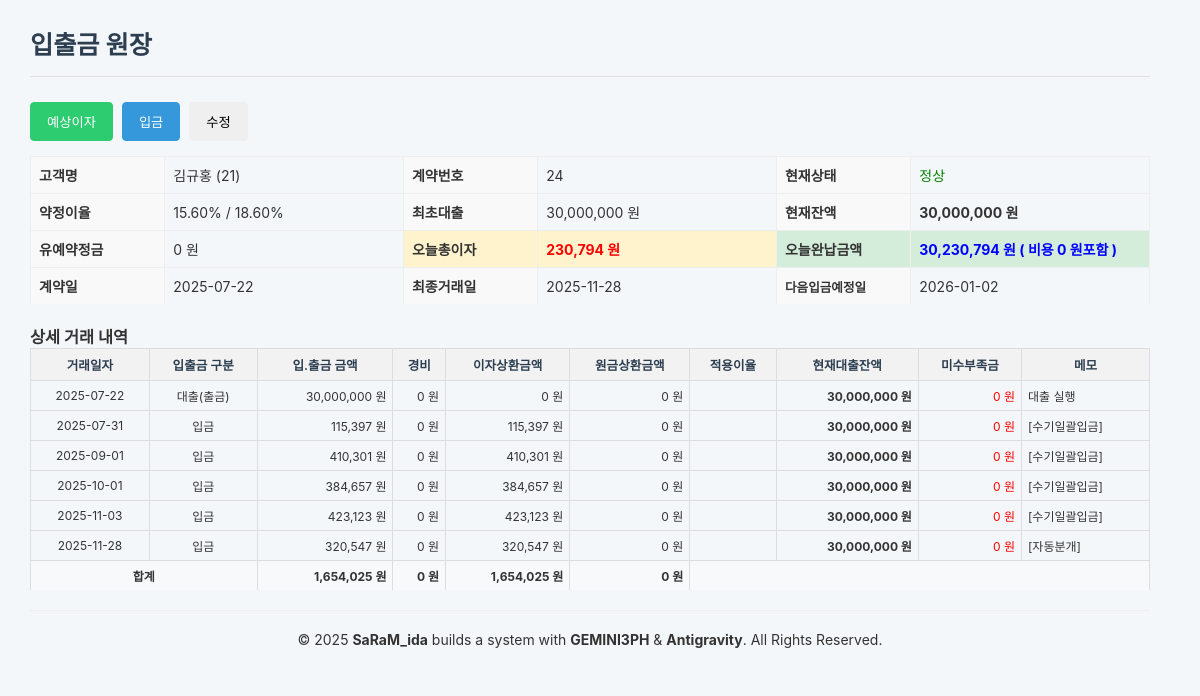
The page /pages/transaction_ledger.php?contract_id=24&mod=single (signed in) on the database its author committed.
### tables this page shows
CREATE TABLE `customers` (
  `id` int(11) NOT NULL AUTO_INCREMENT,
  `name` varchar(100) NOT NULL,
  `resident_id_partial` varchar(8) DEFAULT NULL,
  `phone` varchar(20) NOT NULL,
  `address` varchar(255) DEFAULT NULL,
  `address_registered` varchar(255) DEFAULT NULL,
  `address_actual` varchar(255) DEFAULT NULL,
  `memo` text DEFAULT NULL,
  `created_at` datetime DEFAULT current_timestamp(),
  `application_source` varchar(255) DEFAULT NULL COMMENT '신청거래처',
  `requested_loan_amount` decimal(15,2) DEFAULT NULL COMMENT '대출신청금액',
  `loan_application_date` date DEFAULT NULL COMMENT '대출신청일',
  `manager` varchar(100) DEFAULT NULL COMMENT '담당자',
  `bank_name` varchar(50) DEFAULT NULL,
  `account_number` varchar(100) DEFAULT NULL,
  PRIMARY KEY (`id`),
  FULLTEXT KEY `ft_name_phone` (`name`,`phone`)
);

CREATE TABLE `contracts` (
  `id` int(11) NOT NULL AUTO_INCREMENT,
  `customer_id` int(11) NOT NULL,
  `loan_amount` decimal(15,2) NOT NULL,
  `current_outstanding_principal` decimal(15,2) NOT NULL DEFAULT 0.00 COMMENT '현재 대출 잔액',
  `interest_rate` decimal(5,2) NOT NULL,
  `overdue_interest_rate` decimal(5,2) NOT NULL DEFAULT 0.00,
  `prepayment_rate` decimal(5,2) NOT NULL DEFAULT 0.00,
  `cumulative_overdue_days` int(11) NOT NULL DEFAULT 0,
  `loan_date` date NOT NULL,
  `maturity_date` date NOT NULL,
  `status` varchar(50) NOT NULL DEFAULT 'active',
  `product_name` varchar(100) DEFAULT NULL,
  `collateral_type` varchar(100) DEFAULT NULL,
  `collateral_address` varchar(255) DEFAULT NULL,
  `brokerage_channel` varchar(100) DEFAULT NULL,
  `broker_name` varchar(100) DEFAULT NULL,
  `payment_due_day` int(2) DEFAULT NULL,
  `created_at` datetime DEFAULT current_timestamp(),
  `bank_name` varchar(255) DEFAULT NULL,
  `account_number` varchar(255) DEFAULT NULL,
  `account_holder` varchar(255) DEFAULT NULL,
  `agreement_date` int(11) DEFAULT NULL COMMENT '약정일 (매월 납입일)',
  `repayment_method` varchar(50) DEFAULT NULL COMMENT '상환방법',
  `monthly_installment` decimal(15,2) DEFAULT NULL COMMENT '월상환약정금액',
  `contract_period_years` int(11) DEFAULT 3 COMMENT '계약기간(년)',
  `manager` varchar(100) DEFAULT NULL COMMENT '관리담당자',
  `shortfall_amount` decimal(15,2) DEFAULT 0.00,
  `next_due_date` date DEFAULT NULL,
  `last_interest_calc_date` date DEFAULT NULL,
  `rate_change_date` date DEFAULT NULL COMMENT '이율 변경 기준일',
  `new_interest_rate` decimal(5,2) DEFAULT NULL COMMENT '변경-정상 이율',
  `new_overdue_rate` decimal(5,2) DEFAULT NULL COMMENT '변경-연체 이율',
  `deferred_agreement_amount` decimal(15,2) DEFAULT 0.00 COMMENT '유예약정금',
  PRIMARY KEY (`id`),
  KEY `customer_id` (`customer_id`)
);

CREATE TABLE `collections` (
  `id` int(11) NOT NULL AUTO_INCREMENT,
  `transaction_id` varchar(255) DEFAULT NULL,
  `contract_id` int(11) NOT NULL,
  `collection_date` date NOT NULL,
  `amount` decimal(15,2) NOT NULL,
  `collection_type` varchar(50) NOT NULL,
  `interest_start_date` date DEFAULT NULL,
  `interest_end_date` date DEFAULT NULL,
  `memo` text DEFAULT NULL,
  `generated_interest` decimal(15,2) DEFAULT NULL COMMENT '발생이자',
  `created_at` datetime DEFAULT current_timestamp(),
  `deleted_at` datetime DEFAULT NULL COMMENT '삭제 시간',
  `deleted_by` varchar(50) DEFAULT NULL COMMENT '삭제한 사용자',
  PRIMARY KEY (`id`),
  KEY `contract_id` (`contract_id`)
);

### process/customer_process.php (called while the page is built, shortened)
<?php
require_once __DIR__ . '/../common.php';
function getCustomerById($link, $id) {
    $id = (int)$id;
    $sql = "SELECT * FROM customers WHERE id = ? LIMIT 1";
    if ($stmt = mysqli_prepare($link, $sql)) {
        mysqli_stmt_bind_param($stmt, "i", $id);
        if (mysqli_stmt_execute($stmt)) {
            $result = mysqli_stmt_get_result($stmt);
            return mysqli_fetch_assoc($result);
        }
    }
    return null;
}
?>

### pages/transaction_ledger.php (the view, shortened to what this page needs)
<?php
include_once('header.php');
include_once('../common.php');
include_once('../process/customer_process.php');
$contract_id = (int)$_GET['contract_id'];
$contract = getContractById($link, $contract_id);
$customer = getCustomerById($link, $contract['customer_id']);
$collections = getCollections($link, '', '', '', $contract_id);
$ledger_entries = [];
$ledger_entries[] = [
    'date' => $contract['loan_date'],
    'type' => 'loan',
    'amount' => (float)$contract['loan_amount'],
    'memo' => '대출 실행',
];
$grouped_collections = [];
foreach ($collections as $collection) {
    $key = $collection['transaction_id'];
    if (!isset($grouped_collections[$key])) {
        $grouped_collections[$key] = [
            'id' => $collection['id'],
            'contract_id' => $collection['contract_id'],
            'date' => $collection['collection_date'],
            'type' => 'payment',
            'total_paid' => 0,
            'customer_id' => $collection['customer_id'],
            'customer_name' => $collection['customer_name'],
            'memo' => $collection['memo'],
            'interest' => 0,
            'principal' => 0,
            'expense' => 0,
            'generated_interest' => 0,
            'is_grouped' => (strpos($collection['memo'], '[자동분개]') !== false || strpos($collection['memo'], '[수기일괄입금]') !== false),
            'transaction_id' => $collection['transaction_id']
        ];
    }
    $amount = (float)$collection['amount'];
    $grouped_collections[$key]['total_paid'] += $amount;
    if ($collection['collection_type'] == '이자') {
        $grouped_collections[$key]['interest'] += $amount;
    } elseif ($collection['collection_type'] == '원금') {
        $grouped_collections[$key]['principal'] += $amount;
    } elseif ($collection['collection_type'] == '경비') {
        $grouped_collections[$key]['expense'] += $amount;
    }
    $grouped_collections[$key]['generated_interest'] = max($grouped_collections[$key]['generated_interest'], (float)$collection['generated_interest']);
}
foreach ($grouped_collections as $data) {
    $ledger_entries[] = $data;
}
usort($ledger_entries, function ($a, $b) {
    $date_cmp = strcmp($a['date'], $b['date']);
    if ($date_cmp != 0) return $date_cmp;
    $type_order = ['loan' => 0, 'rate_change' => 1, 'payment' => 2];
    return ($type_order[$a['type']] ?? 99) <=> ($type_order[$b['type']] ?? 99);
});
$running_balance = 0.0;
$cumulative_shortfall = (float)($contract['initial_shortfall'] ?? 0.0);
$total_credit = 0;
$total_interest_paid = 0;
$total_principal_paid = 0;
$total_expense_paid = 0;
$processed_ledger = [];
foreach ($ledger_entries as $entry) {
    if ($entry['type'] == 'loan') {
        $running_balance += $entry['amount'];
        $entry['debit'] = $entry['amount'];
        $entry['credit_interest'] = 0;
        $entry['credit_principal'] = 0;
        $entry['normal_interest_accrued'] = 0;
        $entry['overdue_interest_accrued'] = 0;
        $entry['shortfall'] = $cumulative_shortfall;
    } elseif ($entry['type'] == 'payment') {
        $entry['debit'] = $entry['total_paid'];
        $entry['credit_interest'] = $entry['interest'];
        $entry['credit_principal'] = $entry['principal'];
        $is_manual_bulk = (strpos($entry['memo'], '[수기일괄입금]') !== false);
        if ($is_manual_bulk) {
            $cumulative_shortfall = $entry['generated_interest'];
        } else {
            $cumulative_shortfall = $entry['generated_interest'] - $entry['interest'];
        }
        $running_balance -= $entry['principal'];
        $entry['shortfall'] = $cumulative_shortfall > 0 ? floor($cumulative_shortfall) : 0;
        $total_credit += $entry['total_paid'];
        $total_interest_paid += $entry['interest'];
        $total_principal_paid += $entry['principal'];
        $total_expense_paid += $entry['expense'];
    } elseif ($entry['type'] == 'rate_change') {
    }
    $entry['balance'] = $running_balance;
    $processed_ledger[] = $entry;
}
$final_shortfall = end($processed_ledger)['shortfall'];
$final_next_due_date_str = $contract['next_due_date'];
?>
<h2>입출금 원장</h2>
<div class="ledger-actions" style="margin-bottom: 15px;">
    <button type="button" class="btn btn-success" style="margin-right: 5px;" data-toggle="modal" data-target="#interestModal">예상이자</button>
    <a href="collection_manage.php?contract_id=<?php echo $contract_id; ?>" class="btn btn-primary" style="margin-right: 5px;">입금</a>
    <button type="button" class="btn btn-warning" onclick="alert('수정 기능은 준비중입니다.');">수정</button>
</div>
<table class="info-table">
    <tr>
        <td>고객명</td>
        <td><?php echo htmlspecialchars($customer['name']); ?> (<?php echo htmlspecialchars($customer['id']); ?>)</td>
        <td>계약번호</td>
        <td><?php echo htmlspecialchars($contract['id']); ?></td>
        <td>현재상태</td>
        <td><?php echo get_status_display($contract['status']); ?></td>
    </tr>
    <tr>
        <td>약정이율</td>
        <td><?php echo htmlspecialchars($contract['interest_rate']); ?>% / <?php echo htmlspecialchars($contract['overdue_interest_rate']); ?>%</td>
        <td>최초대출</td>
        <td><?php echo number_format($contract['loan_amount']); ?> 원</td>
        <td>현재잔액</td>
        <td style="font-weight: bold;"><?php echo number_format($contract['current_outstanding_principal']); ?> 원</td>
    </tr>
    <tr>
        <td>유예약정금</td>
        <td colspan="1"><?php echo number_format($contract['deferred_agreement_amount'] ?? 0); ?> 원</td>
        <?php
        $today_date = date('Y-m-d');
        $interest_data = calculateAccruedInterest($link, $contract, $today_date);
        $today_accrued_interest = $interest_data['total'];
        $stmt_expenses = mysqli_prepare($link, "SELECT SUM(amount) as total FROM contract_expenses WHERE contract_id = ? AND is_processed = 0");
        mysqli_stmt_bind_param($stmt_expenses, "i", $contract_id);
        mysqli_stmt_execute($stmt_expenses);
        $unpaid_expenses = (float)mysqli_fetch_assoc(mysqli_stmt_get_result($stmt_expenses))['total'];
        $total_interest_due = $today_accrued_interest + ($contract['shortfall_amount'] ?? 0);
        $payoff_amount = ($contract['current_outstanding_principal'] ?? 0) + $total_interest_due + $unpaid_expenses;
        ?>
        <td style="background-color: #fff3cd;">오늘총이자</td>
        <td style="background-color: #fff3cd; font-weight: bold; color: red;"><?php echo number_format($total_interest_due); ?> 원</td>
        <td style="background-color: #d4edda;">오늘완납금액</td>
        <td style="background-color: #d4edda; font-weight: bold; color: blue;"><?php echo number_format($payoff_amount); ?> 원 &#40; 비용 <?php echo number_format($unpaid_expenses); ?> 원포함 &#41;</td>
    </tr>
    <tr>
        <td>계약일</td>
        <td><?php echo htmlspecialchars($contract['loan_date']); ?></td>
        <td>최종거래일</td>
        <td><?php echo htmlspecialchars($contract['last_interest_calc_date'] ?? '-'); ?></td>
        <td style="font-size: 0.9em;">다음입금예정일</td>
        <td><?php echo htmlspecialchars($final_next_due_date_str ?? '-'); ?></td>
    </tr>
</table>
<h3>상세 거래 내역</h3>
<table class="results-table">
    <thead>
        <tr style="background-color: #e9ecef;">
            <th style="text-align: center;">거래일자</th>
            <th style="text-align: center;">입출금 구분</th>
            <th style="text-align: center;">입.출금 금액</th>
            <th style="text-align: center;">경비</th>
            <th style="text-align: center;">이자상환금액</th>
            <th style="text-align: center;">원금상환금액</th>
            <th style="text-align: center;">적용이율</th>
            <th style="text-align: center;">현재대출잔액</th>
            <th style="text-align: center;">미수부족금</th>
            <th style="text-align: center;">메모</th>
        </tr>
    </thead>
    <tbody>
        <?php foreach ($processed_ledger as $item): ?>
            <?php if ($item['type'] === 'rate_change'): ?>
                <tr class="rate-change-row">
                    <td><?php echo $item['date']; ?></td>
                    <td colspan="9"><?php echo htmlspecialchars($item['memo'] ?? ''); ?></td>
                </tr>
            <?php else: ?>
                <tr>
                    <td style="text-align: center;"><?php echo $item['date']; ?></td>
                    <td style="text-align: center;"><?php echo $item['type'] === 'loan' ? '대출(출금)' : '입금'; ?></td>
                    <td style="text-align: right;"><?php echo number_format($item['debit']); ?> 원</td>
                    <td style="text-align: right;"><?php echo number_format($item['expense'] ?? 0); ?> 원</td>
                    <td style="text-align: right;"><?php echo number_format($item['credit_interest']); ?> 원</td>
                    <td style="text-align: right;"><?php echo number_format($item['credit_principal']); ?> 원</td>
                    <td style="text-align: center;"><?php echo htmlspecialchars($item['applied_rates_display'] ?? ''); ?></td>
                    <td style="text-align: right; font-weight: bold;"><?php echo number_format($item['balance']); ?> 원</td>
                    <td style="text-align: right; color: red;"><?php echo number_format($item['shortfall']); ?> 원</td>
                    <td style="text-align: left;"><?php echo htmlspecialchars($item['memo'] ?? ''); ?></td>
                </tr>
            <?php endif; ?>
        <?php endforeach; ?>
    </tbody>
    <tfoot>
        <tr>
            <td colspan="2" style="text-align: center; font-weight: bold;">합계</td>
            <td style="text-align: right;"><?php echo number_format($total_credit); ?> 원</td>
            <td style="text-align: right;"><?php echo number_format($total_expense_paid); ?> 원</td>
            <td style="text-align: right;"><?php echo number_format($total_interest_paid); ?> 원</td>
            <td style="text-align: right;"><?php echo number_format($total_principal_paid); ?> 원</td>
            <td colspan="4"></td>
        </tr>
    </tfoot>
</table>
<?php include_once('footer.php'); ?>

### css/style.css (style rules this page uses)
* { box-sizing: border-box; margin: 0; padding: 0; }
body { font-family: -apple-system, BlinkMacSystemFont, "Segoe UI", Roboto, "Helvetica Neue", Arial, sans-serif; font-size: 14px; background-color: #f4f7f9; color: #333; -webkit-font-smoothing: antialiased; -moz-osx-font-smoothing: grayscale; }
h2 { font-size: 1.8em; color: #2c3e50; border-bottom: 1px solid #e0e0e0; padding-bottom: 15px; margin-bottom: 25px; }
.btn { padding: 9px 16px; border: 1px solid transparent; border-radius: 4px; cursor: pointer; text-decoration: none; font-size: 0.95em; font-weight: 500; text-align: center; display: inline-block; transition: all 0.2s ease-in-out; }
.btn-primary { background-color: #3498db; color: white; border-color: #3498db; }
.btn-success { background-color: #2ecc71; color: white; border-color: #2ecc71; }
table { width: 100%; border-collapse: collapse; }
table th, table td { border-bottom: 1px solid #e6e9ed; padding: 12px 15px; text-align: left; vertical-align: middle; white-space: nowrap; }
table th { background-color: #f8f9fa; font-weight: 600; color: #2c3e50; font-size: 1.05em; }
table tr:last-child td { border-bottom: none; }
.info-table { width: 100%; margin-bottom: 20px; border-collapse: collapse; }
.info-table td { padding: 8px; border: 1px solid #eee; }
.info-table td:nth-child(odd) { background-color: #f9f9f9; font-weight: 600; width: 12%; }
.info-table td:nth-child(even) { width: 21.33%; }
.results-table { width: 100%; border-collapse: collapse; font-size: 12px; }
.results-table th, .results-table td { border: 1px solid #ddd; padding: 6px; text-align: center; }
.results-table th { background-color: #f2f2f2; }
.results-table tfoot td { font-weight: bold; background-color: #f8f9fa; }
:root { --preview-padding: 30px; }

### rows shown on the page
customers: name "김규홍", id "21"
contracts: id "24", interest_rate "15.60", overdue_interest_rate "18.60", loan_amount "30,000,000", current_outstanding_principal "30,000,000", deferred_agreement_amount "0", shortfall_amount "230,794", loan_date "2025-07-22", last_interest_calc_date "2025-11-28", next_due_date "2026-01-02", shows "대출(출금)", debit "30,000,000", expense "0", cumulative_overdue_days "0", balance "30,000,000", memo "대출 실행"
collections: collection_date "2025-07-31", shows "입금", debit "115,397", expense "0", credit_interest "115,397", credit_principal "0", balance "30,000,000", shortfall "0", memo "[수기일괄입금]"
collections: collection_date "2025-09-01", shows "입금", debit "410,301", expense "0", credit_interest "410,301", credit_principal "0", balance "30,000,000", shortfall "0", memo "[수기일괄입금]"
collections: collection_date "2025-10-01", shows "입금", debit "384,657", expense "0", credit_interest "384,657", credit_principal "0", balance "30,000,000", shortfall "0", memo "[수기일괄입금]"
collections: collection_date "2025-11-03", shows "입금", debit "423,123", expense "0", credit_interest "423,123", credit_principal "0", balance "30,000,000", shortfall "0", memo "[수기일괄입금]"
collections: collection_date "2025-11-28", shows "입금", debit "320,547", expense "0", credit_interest "320,547", credit_principal "0", balance "30,000,000", shortfall "0", memo "[자동분개]"

### other values the page prints
$payoff_amount "30,230,794"
$unpaid_expenses "0"
$total_credit "1,654,025"
$total_expense_paid "0"
$total_interest_paid "1,654,025"
$total_principal_paid "0"
